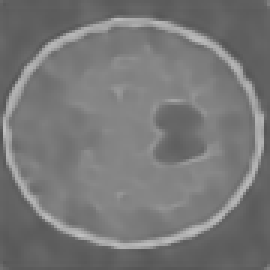
#> input picture ProjectCode/Algorithms/TraditionalMethods/MachineLearningMethods/noise2FASTTEST/SimulationMatlab_N2F/GroundTruth_gaussian_SNR0_magfield_0_frame_0.tif, 90 x 90 px, found by its file name (shown 3 times larger)
$ jupyter execute --allow-errors MLMethodsSimulationsROI.ipynb
#> lines starting #> are read from the running program, lines starting #| are printed output that depends on the picture; long printed decimals are rounded
[cell 1]
import numpy as np
import matplotlib.pyplot as plt
from skimage.io import imread

def calculate_snr_cnr(image_path, roi_coords, noise_coords, roi2_coords=None):
    """
    Calculate SNR and CNR for a given image.

    :param image_path: Path to the image file.
    :param roi_coords: Coordinates for the signal ROI (x, y, width, height).
    :param noise_coords: Coordinates for the noise ROI (x, y, width, height).
    :param roi2_coords: Coordinates for the second ROI for CNR calculation (optional).
    :return: SNR, CNR (CNR is None if roi2_coords is not provided).
    """
    image = imread(image_path)
    x, y, width, height = roi_coords
    roi_signal = image[y:y+height, x:x+width, :]
    mean_signal = np.mean(roi_signal)

    x, y, width, height = noise_coords
    roi_noise = image[y:y+height, x:x+width, :]
    std_noise = np.std(roi_noise)

    snr = mean_signal / std_noise if std_noise != 0 else np.inf

    cnr = None
    if roi2_coords:
        x, y, width, height = roi2_coords
        roi2_signal = image[y:y+height, x:x+width, :]
        mean_signal2 = np.mean(roi2_signal)
        cnr = (mean_signal - mean_signal2) / std_noise

    return snr, cnr

# [35 lines left out: function visualize_all_rois, not called in this run]

# Example usage
image_paths = [
    '../TraditionalMethods/Experiments/DenoisedImages/MachineLearningMethod_Simulation/SimulationMatlab_N2F/GroundTruth_gaussian_SNR0_magfield_0_frame_0.tif',
    '../TraditionalMethods/Experiments/DenoisedImages/MachineLearningMethod_Simulation/SimulationMatlab_noise2self/GroundTruth_gaussian_SNR0_magfield_0_frame_0.tif',
    '../TraditionalMethods/Experiments/DenoisedImages/MachineLearningMethod_Simulation/SimulationMatlab_patch2self/Gaussian/den0.png'
]
roi_coords = (50, 50, 10, 10)
noise_coords = (10, 10, 10, 10)
roi2_coords = (70, 70, 10, 10)  # Example secondary ROI for CNR calculation

#> (the rest of this cell did not finish here and is left out)

#> in calculate_snr_cnr, image is the input picture: shape (90, 90); min 82, max 192, mean 118.7
    print(f"Image: {path}")
    print(f"SNR: {snr}, CNR: {cnr}")

    # Assuming image_paths, roi_coords, and noise_coords are already defined
visualize_all_rois(image_paths, roi_coords, noise_coords)

[cell 2]
import numpy as np
import matplotlib.pyplot as plt
from skimage.io import imread

def calculate_snr_cnr(image_path, roi_coords, noise_coords, roi2_coords=None):
    """
    Calculate SNR and CNR for a given image.

    :param image_path: Path to the image file.
    :param roi_coords: Coordinates for the signal ROI (x, y, width, height).
    :param noise_coords: Coordinates for the noise ROI (x, y, width, height).
    :param roi2_coords: Coordinates for the second ROI for CNR calculation (optional).
    :return: SNR, CNR (CNR is None if roi2_coords is not provided).
    """
    image = imread(image_path)
    # Adjust the ROI slicing for 2D images
    x, y, width, height = roi_coords
    roi_signal = image[y:y+height, x:x+width]
    mean_signal = np.mean(roi_signal)

    x, y, width, height = noise_coords
    roi_noise = image[y:y+height, x:x+width]
    std_noise = np.std(roi_noise)

    snr = mean_signal / std_noise if std_noise != 0 else np.inf

    cnr = None
    if roi2_coords:
        x, y, width, height = roi2_coords
        roi2_signal = image[y:y+height, x:x+width]
        mean_signal2 = np.mean(roi2_signal)
        cnr = (mean_signal - mean_signal2) / std_noise

    return snr, cnr

# [30 lines left out: function visualize_all_rois, not called in this run]

# Example usage with your specified paths and ROI coordinates
image_paths = [
    '../TraditionalMethods/Experiments/DenoisedImages/MachineLearningMethod_Simulation/SimulationMatlab_N2F/GroundTruth_gaussian_SNR0_magfield_0_frame_0.tif',
    '../TraditionalMethods/Experiments/DenoisedImages/MachineLearningMethod_Simulation/SimulationMatlab_noise2self/GroundTruth_gaussian_SNR0_magfield_0_frame_0.tif',
    '../TraditionalMethods/Experiments/DenoisedImages/MachineLearningMethod_Simulation/SimulationMatlab_patch2self/Gaussian/den0.png'
]
roi_coords = (50, 50, 10, 10)  # Signal ROI
noise_coords = (10, 10, 10, 10)  # Noise ROI
roi2_coords = (70, 70, 10, 10)  # Secondary ROI for CNR

#> (the rest of this cell did not finish here and is left out)

#> in calculate_snr_cnr, `mean_signal = np.mean(roi_signal)`: mean_signal = 123.4
#> in calculate_snr_cnr, `std_noise = np.std(roi_noise)`: std_noise = 30.2
#> in calculate_snr_cnr, `snr = mean_signal / std_noise if std_noise != 0 else np.inf`: snr = 4.09
#> in calculate_snr_cnr, `mean_signal2 = np.mean(roi2_signal)`: mean_signal2 = 113.7
#> in calculate_snr_cnr, `cnr = (mean_signal - mean_signal2) / std_noise`: cnr = 0.32
#> `snr, cnr = calculate_snr_cnr(path, roi_coords, noise_coords, roi2_coor..`: snr = 4.09; cnr = 0.32
#| SNR: 4.086, CNR: 0.3202
#> pass 2 of the loop `for path in image_paths:`:
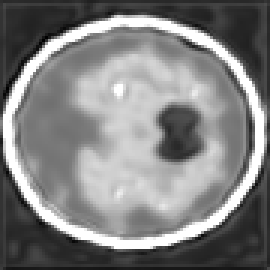
#> input picture ProjectCode/Algorithms/TraditionalMethods/MachineLearningMethods/noise2selfTest/SimulationMatlab_noise2self/GroundTruth_gaussian_SNR0_magfield_0_frame_0.tif, 90 x 90 px, found by its file name (shown 3 times larger)
#> in calculate_snr_cnr, image is the input picture: shape (90, 90) float32; min 0, max 1, mean 0.506
#> in calculate_snr_cnr (call 2), `mean_signal = np.mean(roi_signal)`: mean_signal = 0.577
#> in calculate_snr_cnr (call 2), `std_noise = np.std(roi_noise)`: std_noise = 0.368
#> in calculate_snr_cnr (call 2), `snr = mean_signal / std_noise if std_noise != 0 else np.inf`: snr = 1.57
#> in calculate_snr_cnr (call 2), `mean_signal2 = np.mean(roi2_signal)`: mean_signal2 = 0.423
#> in calculate_snr_cnr (call 2), `cnr = (mean_signal - mean_signal2) / std_noise`: cnr = 0.419
#> `snr, cnr = calculate_snr_cnr(path, roi_coords, noise_coords, roi2_coor..`: snr = 1.57; cnr = 0.419
#| SNR: 1.569, CNR: 0.4187
    print(f"Image: {path}")
    print(f"SNR: {snr}, CNR: {cnr}")

visualize_all_rois(image_paths, roi_coords, noise_coords)

[cell 3]
import numpy as np
import matplotlib.pyplot as plt
from skimage.io import imread

def calculate_snr_cnr(image_path, roi_coords, noise_coords, roi2_coords=None):
    """
    Calculate SNR and CNR for a given image.

    :param image_path: Path to the image file.
    :param roi_coords: Coordinates for the signal ROI (x, y, width, height).
    :param noise_coords: Coordinates for the noise ROI (x, y, width, height).
    :param roi2_coords: Coordinates for the second ROI for CNR calculation (optional).
    :return: SNR, CNR (CNR is None if roi2_coords is not provided).
    """
    image = imread(image_path)
    # Adjust the ROI slicing for 2D images
    x, y, width, height = roi_coords
    roi_signal = image[y:y+height, x:x+width]
    mean_signal = np.mean(roi_signal)

    x, y, width, height = noise_coords
    roi_noise = image[y:y+height, x:x+width]
    std_noise = np.std(roi_noise)

    snr = mean_signal / std_noise if std_noise != 0 else np.inf

    cnr = None
    if roi2_coords:
        x, y, width, height = roi2_coords
        roi2_signal = image[y:y+height, x:x+width]
        mean_signal2 = np.mean(roi2_signal)
        cnr = (mean_signal - mean_signal2) / std_noise

    return snr, cnr

# [30 lines left out: function visualize_all_rois, not called in this run]

# Example usage with your specified paths and ROI coordinates
image_paths = [
    '../TraditionalMethods/Experiments/DenoisedImages/MachineLearningMethod_Simulation/SimulationMatlab_N2F/GroundTruth_gaussian_SNR5_magfield_0_frame_0.tif',
    '../TraditionalMethods/Experiments/DenoisedImages/MachineLearningMethod_Simulation/SimulationMatlab_noise2self/GroundTruth_gaussian_SNR5_magfield_0_frame_0.tif',
    '../TraditionalMethods/Experiments/DenoisedImages/MachineLearningMethod_Simulation/SimulationMatlab_patch2self/Gaussian/den5.png'
]
roi_coords = (50, 50, 10, 10)  # Signal ROI
noise_coords = (10, 10, 10, 10)  # Noise ROI
roi2_coords = (70, 70, 10, 10)  # Secondary ROI for CNR

#> (the rest of this cell did not finish here and is left out)

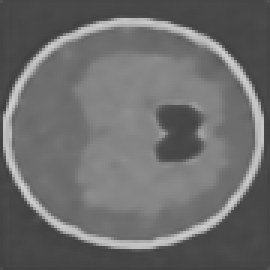
#> input picture ProjectCode/Algorithms/TraditionalMethods/MachineLearningMethods/noise2FASTTEST/SimulationMatlab_N2F/GroundTruth_gaussian_SNR5_magfield_0_frame_0.tif, 90 x 90 px, found by its file name (shown 3 times larger)
#> in calculate_snr_cnr, image is the input picture: shape (90, 90); min 62, max 208, mean 108
#> in calculate_snr_cnr, `mean_signal = np.mean(roi_signal)`: mean_signal = 115.2
#> in calculate_snr_cnr, `std_noise = np.std(roi_noise)`: std_noise = 48.82
#> in calculate_snr_cnr, `snr = mean_signal / std_noise if std_noise != 0 else np.inf`: snr = 2.36
#> in calculate_snr_cnr, `mean_signal2 = np.mean(roi2_signal)`: mean_signal2 = 97.37
#> in calculate_snr_cnr, `cnr = (mean_signal - mean_signal2) / std_noise`: cnr = 0.365
#> `snr, cnr = calculate_snr_cnr(path, roi_coords, noise_coords, roi2_coor..`: snr = 2.36; cnr = 0.365
#| Image: ../TraditionalMethods/Experiments/DenoisedImages/MachineLearningMethod_Simulation/SimulationMatlab_N2F/GroundTruth_gaussian_SNR5_magfield_0_frame_0.tif
#| SNR: 2.359, CNR: 0.3646
#> pass 2 of the loop `for path in image_paths:`:
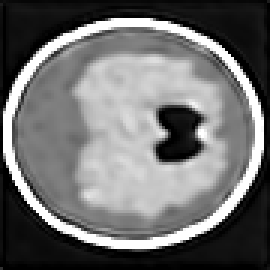
#> input picture ProjectCode/Algorithms/TraditionalMethods/MachineLearningMethods/noise2selfTest/SimulationMatlab_noise2self/GroundTruth_gaussian_SNR5_magfield_0_frame_0.tif, 90 x 90 px, found by its file name (shown 3 times larger)
#> in calculate_snr_cnr, image is the input picture: shape (90, 90) float32; min 0, max 1, mean 0.436
#> in calculate_snr_cnr (call 2), `mean_signal = np.mean(roi_signal)`: mean_signal = 0.546
#> in calculate_snr_cnr (call 2), `std_noise = np.std(roi_noise)`: std_noise = 0.422
#> in calculate_snr_cnr (call 2), `snr = mean_signal / std_noise if std_noise != 0 else np.inf`: snr = 1.3
#> in calculate_snr_cnr (call 2), `mean_signal2 = np.mean(roi2_signal)`: mean_signal2 = 0.288
#> in calculate_snr_cnr (call 2), `cnr = (mean_signal - mean_signal2) / std_noise`: cnr = 0.614
#> `snr, cnr = calculate_snr_cnr(path, roi_coords, noise_coords, roi2_coor..`: snr = 1.3; cnr = 0.614
#| Image: ../TraditionalMethods/Experiments/DenoisedImages/MachineLearningMethod_Simulation/SimulationMatlab_noise2self/GroundTruth_gaussian_SNR5_magfield_0_frame_0.tif
#| SNR: 1.296, CNR: 0.6137
    print(f"Image: {path}")
    print(f"SNR: {snr}, CNR: {cnr}")

visualize_all_rois(image_paths, roi_coords, noise_coords)

[cell 4]
import numpy as np
import matplotlib.pyplot as plt
from skimage.io import imread

def calculate_snr_cnr(image_path, roi_coords, noise_coords, roi2_coords=None):
    """
    Calculate SNR and CNR for a given image.

    :param image_path: Path to the image file.
    :param roi_coords: Coordinates for the signal ROI (x, y, width, height).
    :param noise_coords: Coordinates for the noise ROI (x, y, width, height).
    :param roi2_coords: Coordinates for the second ROI for CNR calculation (optional).
    :return: SNR, CNR (CNR is None if roi2_coords is not provided).
    """
    image = imread(image_path)
    # Adjust the ROI slicing for 2D images
    x, y, width, height = roi_coords
    roi_signal = image[y:y+height, x:x+width]
    mean_signal = np.mean(roi_signal)

    x, y, width, height = noise_coords
    roi_noise = image[y:y+height, x:x+width]
    std_noise = np.std(roi_noise)

    snr = mean_signal / std_noise if std_noise != 0 else np.inf

    cnr = None
    if roi2_coords:
        x, y, width, height = roi2_coords
        roi2_signal = image[y:y+height, x:x+width]
        mean_signal2 = np.mean(roi2_signal)
        cnr = (mean_signal - mean_signal2) / std_noise

    return snr, cnr

# [30 lines left out: function visualize_all_rois, not called in this run]

# Example usage with your specified paths and ROI coordinates
image_paths = [
    '../TraditionalMethods/Experiments/DenoisedImages/MachineLearningMethod_Simulation/SimulationMatlab_N2F/GroundTruth_gaussian_SNR10_magfield_0_frame_0.tif',
    '../TraditionalMethods/Experiments/DenoisedImages/MachineLearningMethod_Simulation/SimulationMatlab_noise2self/GroundTruth_gaussian_SNR10_magfield_0_frame_0.tif',
    '../TraditionalMethods/Experiments/DenoisedImages/MachineLearningMethod_Simulation/SimulationMatlab_patch2self/Gaussian/den10.png'
]
roi_coords = (50, 50, 10, 10)  # Signal ROI
noise_coords = (10, 10, 10, 10)  # Noise ROI
roi2_coords = (70, 70, 10, 10)  # Secondary ROI for CNR

#> (the rest of this cell did not finish here and is left out)

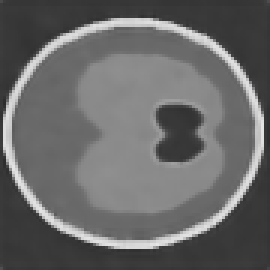
#> input picture ProjectCode/Algorithms/TraditionalMethods/MachineLearningMethods/noise2FASTTEST/SimulationMatlab_N2F/GroundTruth_gaussian_SNR10_magfield_0_frame_0.tif, 90 x 90 px, found by its file name (shown 3 times larger)
#> in calculate_snr_cnr, image is the input picture: shape (90, 90); min 44, max 230, mean 104.4
#> in calculate_snr_cnr, `mean_signal = np.mean(roi_signal)`: mean_signal = 117
#> in calculate_snr_cnr, `std_noise = np.std(roi_noise)`: std_noise = 62.17
#> in calculate_snr_cnr, `snr = mean_signal / std_noise if std_noise != 0 else np.inf`: snr = 1.88
#> in calculate_snr_cnr, `mean_signal2 = np.mean(roi2_signal)`: mean_signal2 = 92.08
#> in calculate_snr_cnr, `cnr = (mean_signal - mean_signal2) / std_noise`: cnr = 0.401
#> `snr, cnr = calculate_snr_cnr(path, roi_coords, noise_coords, roi2_coor..`: snr = 1.88; cnr = 0.401
#| Image: ../TraditionalMethods/Experiments/DenoisedImages/MachineLearningMethod_Simulation/SimulationMatlab_N2F/GroundTruth_gaussian_SNR10_magfield_0_frame_0.tif
#| SNR: 1.882, CNR: 0.401
#> pass 2 of the loop `for path in image_paths:`:
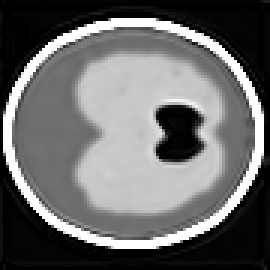
#> input picture ProjectCode/Algorithms/TraditionalMethods/MachineLearningMethods/noise2selfTest/SimulationMatlab_noise2self/GroundTruth_gaussian_SNR10_magfield_0_frame_0.tif, 90 x 90 px, found by its file name (shown 3 times larger)
#> in calculate_snr_cnr, image is the input picture: shape (90, 90) float32; min 0, max 1, mean 0.416
#> in calculate_snr_cnr (call 2), `mean_signal = np.mean(roi_signal)`: mean_signal = 0.559
#> in calculate_snr_cnr (call 2), `std_noise = np.std(roi_noise)`: std_noise = 0.434
#> in calculate_snr_cnr (call 2), `snr = mean_signal / std_noise if std_noise != 0 else np.inf`: snr = 1.29
#> in calculate_snr_cnr (call 2), `mean_signal2 = np.mean(roi2_signal)`: mean_signal2 = 0.271
#> in calculate_snr_cnr (call 2), `cnr = (mean_signal - mean_signal2) / std_noise`: cnr = 0.664
#> `snr, cnr = calculate_snr_cnr(path, roi_coords, noise_coords, roi2_coor..`: snr = 1.29; cnr = 0.664
#| Image: ../TraditionalMethods/Experiments/DenoisedImages/MachineLearningMethod_Simulation/SimulationMatlab_noise2self/GroundTruth_gaussian_SNR10_magfield_0_frame_0.tif
#| SNR: 1.289, CNR: 0.6642
    print(f"Image: {path}")
    print(f"SNR: {snr}, CNR: {cnr}")

visualize_all_rois(image_paths, roi_coords, noise_coords)

[cell 5]
import numpy as np
import matplotlib.pyplot as plt
from skimage.io import imread

def calculate_snr_cnr(image_path, roi_coords, noise_coords, roi2_coords=None):
    """
    Calculate SNR and CNR for a given image.

    :param image_path: Path to the image file.
    :param roi_coords: Coordinates for the signal ROI (x, y, width, height).
    :param noise_coords: Coordinates for the noise ROI (x, y, width, height).
    :param roi2_coords: Coordinates for the second ROI for CNR calculation (optional).
    :return: SNR, CNR (CNR is None if roi2_coords is not provided).
    """
    image = imread(image_path)
    # Adjust the ROI slicing for 2D images
    x, y, width, height = roi_coords
    roi_signal = image[y:y+height, x:x+width]
    mean_signal = np.mean(roi_signal)

    x, y, width, height = noise_coords
    roi_noise = image[y:y+height, x:x+width]
    std_noise = np.std(roi_noise)

    snr = mean_signal / std_noise if std_noise != 0 else np.inf

    cnr = None
    if roi2_coords:
        x, y, width, height = roi2_coords
        roi2_signal = image[y:y+height, x:x+width]
        mean_signal2 = np.mean(roi2_signal)
        cnr = (mean_signal - mean_signal2) / std_noise

    return snr, cnr

# [30 lines left out: function visualize_all_rois, not called in this run]

# Example usage with your specified paths and ROI coordinates
image_paths = [
    '../TraditionalMethods/Experiments/DenoisedImages/MachineLearningMethod_Simulation/SimulationMatlab_N2F/GroundTruth_rician_SNR0_magfield_0_frame_0.tif',
    '../TraditionalMethods/Experiments/DenoisedImages/MachineLearningMethod_Simulation/SimulationMatlab_noise2self/GroundTruth_rician_SNR0_magfield_0_frame_0.tif',
    '../TraditionalMethods/Experiments/DenoisedImages/MachineLearningMethod_Simulation/SimulationMatlab_patch2self/Rician/denr0.png'
]
roi_coords = (50, 50, 10, 10)  # Signal ROI
noise_coords = (10, 10, 10, 10)  # Noise ROI
roi2_coords = (70, 70, 10, 10)  # Secondary ROI for CNR

#> (the rest of this cell did not finish here and is left out)

    print(f"Image: {path}")
    print(f"SNR: {snr}, CNR: {cnr}")

visualize_all_rois(image_paths, roi_coords, noise_coords)

[cell 6]
import numpy as np
import matplotlib.pyplot as plt
from skimage.io import imread

def calculate_snr_cnr(image_path, roi_coords, noise_coords, roi2_coords=None):
    """
    Calculate SNR and CNR for a given image.

    :param image_path: Path to the image file.
    :param roi_coords: Coordinates for the signal ROI (x, y, width, height).
    :param noise_coords: Coordinates for the noise ROI (x, y, width, height).
    :param roi2_coords: Coordinates for the second ROI for CNR calculation (optional).
    :return: SNR, CNR (CNR is None if roi2_coords is not provided).
    """
    image = imread(image_path)
    # Adjust the ROI slicing for 2D images
    x, y, width, height = roi_coords
    roi_signal = image[y:y+height, x:x+width]
    mean_signal = np.mean(roi_signal)

    x, y, width, height = noise_coords
    roi_noise = image[y:y+height, x:x+width]
    std_noise = np.std(roi_noise)

    snr = mean_signal / std_noise if std_noise != 0 else np.inf

    cnr = None
    if roi2_coords:
        x, y, width, height = roi2_coords
        roi2_signal = image[y:y+height, x:x+width]
        mean_signal2 = np.mean(roi2_signal)
        cnr = (mean_signal - mean_signal2) / std_noise

    return snr, cnr

# [30 lines left out: function visualize_all_rois, not called in this run]

# Example usage with your specified paths and ROI coordinates
image_paths = [
    '../TraditionalMethods/Experiments/DenoisedImages/MachineLearningMethod_Simulation/SimulationMatlab_N2F/GroundTruth_rician_SNR5_magfield_0_frame_0.tif',
    '../TraditionalMethods/Experiments/DenoisedImages/MachineLearningMethod_Simulation/SimulationMatlab_noise2self/GroundTruth_rician_SNR5_magfield_0_frame_0.tif',
    '../TraditionalMethods/Experiments/DenoisedImages/MachineLearningMethod_Simulation/SimulationMatlab_patch2self/Rician/denr5.png'
]
roi_coords = (50, 50, 10, 10)  # Signal ROI
noise_coords = (10, 10, 10, 10)  # Noise ROI
roi2_coords = (70, 70, 10, 10)  # Secondary ROI for CNR

#> (the rest of this cell did not finish here and is left out)

    print(f"Image: {path}")
    print(f"SNR: {snr}, CNR: {cnr}")

visualize_all_rois(image_paths, roi_coords, noise_coords)

[cell 7]
import numpy as np
import matplotlib.pyplot as plt
from skimage.io import imread

def calculate_snr_cnr(image_path, roi_coords, noise_coords, roi2_coords=None):
    """
    Calculate SNR and CNR for a given image.

    :param image_path: Path to the image file.
    :param roi_coords: Coordinates for the signal ROI (x, y, width, height).
    :param noise_coords: Coordinates for the noise ROI (x, y, width, height).
    :param roi2_coords: Coordinates for the second ROI for CNR calculation (optional).
    :return: SNR, CNR (CNR is None if roi2_coords is not provided).
    """
    image = imread(image_path)
    # Adjust the ROI slicing for 2D images
    x, y, width, height = roi_coords
    roi_signal = image[y:y+height, x:x+width]
    mean_signal = np.mean(roi_signal)

    x, y, width, height = noise_coords
    roi_noise = image[y:y+height, x:x+width]
    std_noise = np.std(roi_noise)

    snr = mean_signal / std_noise if std_noise != 0 else np.inf

    cnr = None
    if roi2_coords:
        x, y, width, height = roi2_coords
        roi2_signal = image[y:y+height, x:x+width]
        mean_signal2 = np.mean(roi2_signal)
        cnr = (mean_signal - mean_signal2) / std_noise

    return snr, cnr

# [30 lines left out: function visualize_all_rois, not called in this run]

# Example usage with your specified paths and ROI coordinates
image_paths = [
    '../TraditionalMethods/Experiments/DenoisedImages/MachineLearningMethod_Simulation/SimulationMatlab_N2F/GroundTruth_rician_SNR10_magfield_0_frame_0.tif',
    '../TraditionalMethods/Experiments/DenoisedImages/MachineLearningMethod_Simulation/SimulationMatlab_noise2self/GroundTruth_rician_SNR10_magfield_0_frame_0.tif',
    '../TraditionalMethods/Experiments/DenoisedImages/MachineLearningMethod_Simulation/SimulationMatlab_patch2self/Rician/denr10.png'
]
roi_coords = (50, 50, 10, 10)  # Signal ROI
noise_coords = (10, 10, 10, 10)  # Noise ROI
roi2_coords = (70, 70, 10, 10)  # Secondary ROI for CNR

#> (the rest of this cell did not finish here and is left out)
